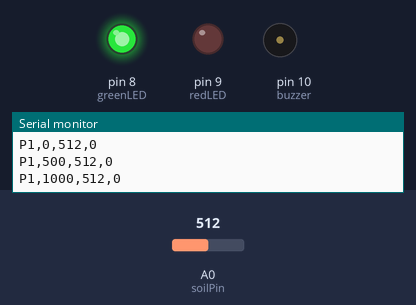
Bench run of a sketch on a simulated Arduino Uno, built with avr-gcc and run on an emulated ATmega328P. Parts: output pins drawn as LEDs (lit = HIGH), buzzer (waves = sounding, pin HIGH), the last lines printed to the serial monitor. The inputs (shaded band) are chosen by the test bench; at power-on: A0 (soilPin) = 512.

Above: at 1.3 s.
1.4 s: A0 (soilPin) set to 690
2.9 s: A0 (soilPin) set to 714
At 3.8 s:
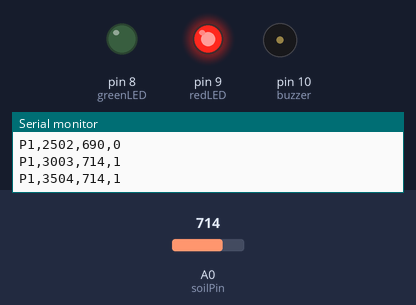
4.5 s: A0 (soilPin) set to 812
6.0 s: A0 (soilPin) set to 827
At 7.2 s:
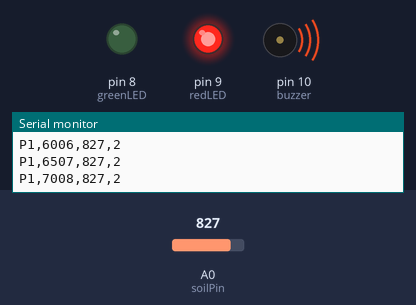
7.5 s: A0 (soilPin) set to 810
At 8.6 s:
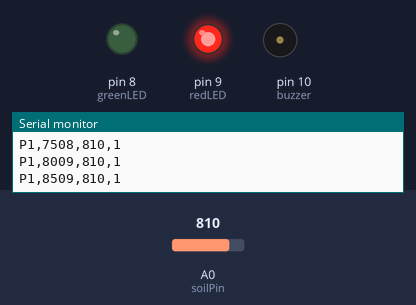
9.0 s: A0 (soilPin) set to 830
At 9.8 s:
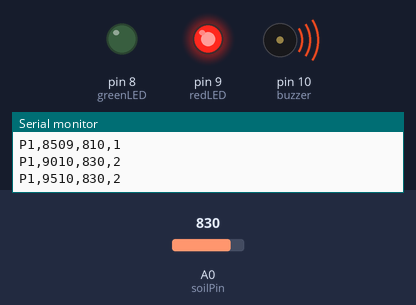
Timing chart, 0 to 11.5 s (numbered marks = the images above; inputs shaded):
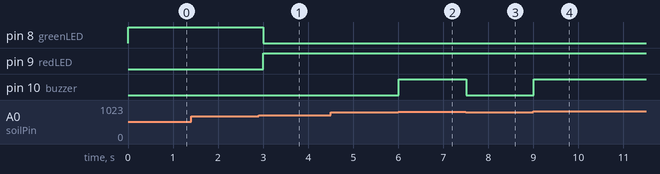

The sketch:

SmartPlant_AI.ino
```cpp
const int soilPin = A0;
const int greenLED = 8;
const int redLED = 9;
const int buzzer = 10;

// Provisional thresholds: calibrate using your actual sensor.
const int DRY_THRESHOLD = 700;
const int CRITICAL_THRESHOLD = 820;

void setup() {
  pinMode(greenLED, OUTPUT);
  pinMode(redLED, OUTPUT);
  pinMode(buzzer, OUTPUT);

  Serial.begin(9600);
}

void loop() {
  int soilValue = analogRead(soilPin);
  int baselineState;

  if (soilValue >= CRITICAL_THRESHOLD) {
    baselineState = 2;  // critical_dry

    digitalWrite(greenLED, LOW);
    digitalWrite(redLED, HIGH);
    digitalWrite(buzzer, HIGH);

  } else if (soilValue >= DRY_THRESHOLD) {
    baselineState = 1;  // dry

    digitalWrite(greenLED, LOW);
    digitalWrite(redLED, HIGH);
    digitalWrite(buzzer, LOW);

  } else {
    baselineState = 0;  // moist

    digitalWrite(greenLED, HIGH);
    digitalWrite(redLED, LOW);
    digitalWrite(buzzer, LOW);
  }

  // Send sensor data to Python:
  // P1,timestamp_ms,raw_value,baseline_state
  Serial.print("P1,");
  Serial.print(millis());
  Serial.print(",");
  Serial.print(soilValue);
  Serial.print(",");
  Serial.println(baselineState);

  delay(500);
}
```

Measured:
- the behaviour switches between 699 and 700 on A0 (soilPin) (found by bisection; images 0 and 1)
- the behaviour switches between 819 and 820 on A0 (soilPin) (found by bisection; images 1 and 2)
- after the input at 2.9 s, pin 8 (greenLED): HIGH → LOW after 0.10 s; pin 9 (redLED): LOW → HIGH after 0.10 s
- after the input at 6.0 s, pin 10 (buzzer): LOW → HIGH at once
- after the input at 7.5 s, pin 10 (buzzer): HIGH → LOW at once
- after the input at 9.0 s, pin 10 (buzzer): LOW → HIGH at once
